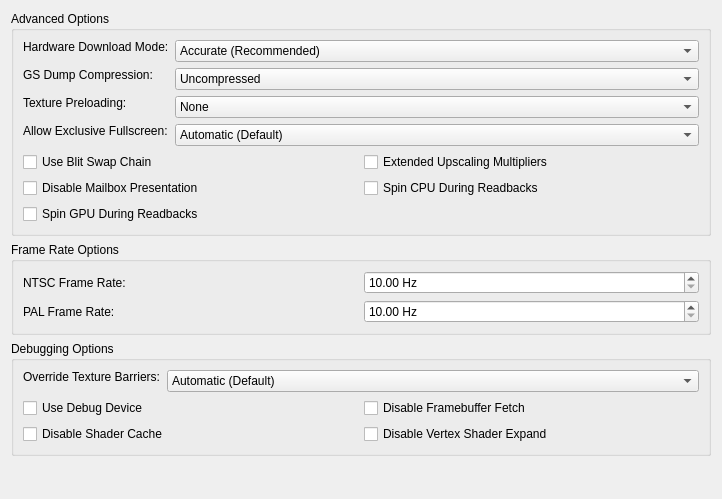
         <widget class="QWidget" name="advancedScrollAreaWidgetContents">
          <property name="geometry">
           <rect>
            <x>0</x>
            <y>0</y>
            <width>722</width>
            <height>499</height>
           </rect>
          </property>
          <property name="sizePolicy">
           <sizepolicy hsizetype="Preferred" vsizetype="Preferred">
            <horstretch>0</horstretch>
            <verstretch>0</verstretch>
           </sizepolicy>
          </property>
          <property name="minimumSize">
           <size>
            <width>0</width>
            <height>499</height>
           </size>
          </property>
          <layout class="QVBoxLayout" name="verticalLayout_2">
           <item>
            <widget class="QGroupBox" name="advancedOptions">
             <property name="sizePolicy">
              <sizepolicy hsizetype="Preferred" vsizetype="Fixed">
               <horstretch>0</horstretch>
               <verstretch>0</verstretch>
              </sizepolicy>
             </property>
             <property name="title">
              <string>Advanced Options</string>
             </property>
             <layout class="QFormLayout" name="advancedOptionsFormLayout">
              <item row="0" column="0">
               <widget class="QLabel" name="hwDownloadModeLabel">
                <property name="sizePolicy">
                 <sizepolicy hsizetype="Preferred" vsizetype="Fixed">
                  <horstretch>0</horstretch>
                  <verstretch>0</verstretch>
                 </sizepolicy>
                </property>
                <property name="text">
                 <string>Hardware Download Mode:</string>
                </property>
               </widget>
              </item>
              <item row="0" column="1">
               <widget class="QComboBox" name="gsDownloadMode">
                <item>
                 <property name="text">
                  <string>Accurate (Recommended)</string>
                 </property>
                </item>
                <item>
                 <property name="text">
                  <string>Disable Readbacks (Synchronize GS Thread)</string>
                 </property>
                </item>
                <item>
                 <property name="text">
                  <string>Unsynchronized (Non-Deterministic)</string>
                 </property>
                </item>
                <item>
                 <property name="text">
                  <string>Disabled (Ignore Transfers)</string>
                 </property>
                </item>
               </widget>
              </item>
              <item row="1" column="0">
               <widget class="QLabel" name="gsDumpCompressionLabel">
                <property name="sizePolicy">
                 <sizepolicy hsizetype="Preferred" vsizetype="Fixed">
                  <horstretch>0</horstretch>
                  <verstretch>0</verstretch>
                 </sizepolicy>
                </property>
                <property name="text">
                 <string>GS Dump Compression:</string>
                </property>
               </widget>
              </item>
              <item row="1" column="1">
               <widget class="QComboBox" name="gsDumpCompression">
                <item>
                 <property name="text">
                  <string>Uncompressed</string>
                 </property>
                </item>
                <item>
                 <property name="text">
                  <string>LZMA (xz)</string>
                 </property>
                </item>
                <item>
                 <property name="text">
                  <string>Zstandard (zst)</string>
                 </property>
                </item>
               </widget>
              </item>
              <item row="10" column="0" colspan="2">
               <layout class="QGridLayout" name="advancedLayout">
                <item row="1" column="1">
                 <widget class="QCheckBox" name="extendedUpscales">
                  <property name="text">
                   <string>Extended Upscaling Multipliers</string>
                  </property>
                 </widget>
                </item>
                <item row="2" column="0">
                 <widget class="QCheckBox" name="disableMailboxPresentation">
                  <property name="text">
                   <string extracomment="Mailbox Presentation: a type of graphics-rendering technique that has not been exposed to the public that often, so chances are you will need to keep the word mailbox in English. It does not have anything to do with postal mailboxes or email inboxes/outboxes.">Disable Mailbox Presentation</string>
                  </property>
                 </widget>
                </item>
                <item row="1" column="0">
                 <widget class="QCheckBox" name="useBlitSwapChain">
                  <property name="text">
                   <string extracomment="Blit = a data operation. You might want to write it as-is, but fully uppercased. More information: https://en.wikipedia.org/wiki/Bit_blit \nSwap chain: see Microsoft's Terminology Portal.">Use Blit Swap Chain</string>
                  </property>
                 </widget>
                </item>
                <item row="2" column="1">
                 <widget class="QCheckBox" name="spinCPUDuringReadbacks">
                  <property name="text">
                   <string>Spin CPU During Readbacks</string>
                  </property>
                 </widget>
                </item>
                <item row="3" column="0">
                 <widget class="QCheckBox" name="spinGPUDuringReadbacks">
                  <property name="text">
                   <string>Spin GPU During Readbacks</string>
                  </property>
                 </widget>
                </item>
               </layout>
              </item>
              <item row="6" column="0">
               <widget class="QLabel" name="exclussiveFSLabel">
                <property name="sizePolicy">
                 <sizepolicy hsizetype="Preferred" vsizetype="Fixed">
                  <horstretch>0</horstretch>
                  <verstretch>0</verstretch>
                 </sizepolicy>
                </property>
                <property name="text">
                 <string>Allow Exclusive Fullscreen:</string>
                </property>
               </widget>
              </item>
              <item row="6" column="1">
               <widget class="QComboBox" name="exclusiveFullscreenControl">
                <item>
                 <property name="text">
                  <string>Automatic (Default)</string>
                 </property>
                </item>
                <item>
                 <property name="text">
                  <string>Disallowed</string>
                 </property>
                </item>
                <item>
                 <property name="text">
                  <string>Allowed</string>
                 </property>
                </item>
               </widget>
              </item>
              <item row="5" column="1">
               <widget class="QComboBox" name="texturePreloading">
                <item>
                 <property name="text">
                  <string>None</string>
                 </property>
                </item>
                <item>
                 <property name="text">
                  <string>Partial</string>
                 </property>
                </item>
                <item>
                 <property name="text">
                  <string>Full (Hash Cache)</string>
                 </property>
                </item>
               </widget>
              </item>
              <item row="5" column="0">
               <widget class="QLabel" name="label">
                <property name="sizePolicy">
                 <sizepolicy hsizetype="Preferred" vsizetype="Fixed">
                  <horstretch>0</horstretch>
                  <verstretch>0</verstretch>
                 </sizepolicy>
                </property>
                <property name="text">
                 <string>Texture Preloading:</string>
                </property>
               </widget>
              </item>
             </layout>
            </widget>
           </item>
           <item>
            <widget class="QGroupBox" name="frameRateOptions">
             <property name="title">
              <string>Frame Rate Options</string>
             </property>
             <layout class="QGridLayout" name="frameRateOptionsFormLayout">
              <item row="0" column="0">
               <widget class="QLabel" name="ntscLabel">
                <property name="text">
                 <string>NTSC Frame Rate:</string>
                </property>
               </widget>
              </item>
              <item row="0" column="1">
               <widget class="QDoubleSpinBox" name="ntscFrameRate">
                <property name="suffix">
                 <string extracomment="Hz=Hertz, as in the measuring unit. Shown after the corresponding number. Those languages who'd need to remove the space or do something in between should do so."> Hz</string>
                </property>
                <property name="minimum">
                 <double>10.000000000000000</double>
                </property>
                <property name="maximum">
                 <double>300.000000000000000</double>
                </property>
                <property name="singleStep">
                 <double>0.010000000000000</double>
                </property>
               </widget>
              </item>
              <item row="1" column="0">
               <widget class="QLabel" name="palLabel">
                <property name="text">
                 <string>PAL Frame Rate:</string>
                </property>
               </widget>
              </item>
              <item row="1" column="1">
               <widget class="QDoubleSpinBox" name="palFrameRate">
                <property name="suffix">
                 <string> Hz</string>
                </property>
                <property name="minimum">
                 <double>10.000000000000000</double>
                </property>
                <property name="maximum">
                 <double>300.000000000000000</double>
                </property>
                <property name="singleStep">
                 <double>0.010000000000000</double>
                </property>
               </widget>
              </item>
             </layout>
            </widget>
           </item>
           <item>
            <widget class="QGroupBox" name="debuggingOptions">
             <property name="sizePolicy">
              <sizepolicy hsizetype="Preferred" vsizetype="Fixed">
               <horstretch>0</horstretch>
               <verstretch>0</verstretch>
              </sizepolicy>
             </property>
             <property name="title">
              <string>Debugging Options</string>
             </property>
             <layout class="QFormLayout" name="debuggingOptionsFormLayout">
              <item row="0" column="0">
               <widget class="QLabel" name="barriersLabel">
                <property name="sizePolicy">
                 <sizepolicy hsizetype="Preferred" vsizetype="Fixed">
                  <horstretch>0</horstretch>
                  <verstretch>0</verstretch>
                 </sizepolicy>
                </property>
                <property name="text">
                 <string>Override Texture Barriers:</string>
                </property>
               </widget>
              </item>
              <item row="0" column="1">
               <widget class="QComboBox" name="overrideTextureBarriers">
                <item>
                 <property name="text">
                  <string>Automatic (Default)</string>
                 </property>
                </item>
                <item>
                 <property name="text">
                  <string>Force Disabled</string>
                 </property>
                </item>
                <item>
                 <property name="text">
                  <string>Force Enabled</string>
                 </property>
                </item>
               </widget>
              </item>
              <item row="2" column="0" colspan="2">
               <layout class="QGridLayout" name="debuggingOptionsLayout">
                <item row="0" column="1">
                 <widget class="QCheckBox" name="disableFramebufferFetch">
                  <property name="text">
                   <string>Disable Framebuffer Fetch</string>
                  </property>
                 </widget>
                </item>
                <item row="1" column="0">
                 <widget class="QCheckBox" name="disableShaderCache">
                  <property name="text">
                   <string>Disable Shader Cache</string>
                  </property>
                 </widget>
                </item>
                <item row="1" column="1">
                 <widget class="QCheckBox" name="disableVertexShaderExpand">
                  <property name="text">
                   <string>Disable Vertex Shader Expand</string>
                  </property>
                 </widget>
                </item>
                <item row="0" column="0">
                 <widget class="QCheckBox" name="useDebugDevice">
                  <property name="text">
                   <string>Use Debug Device</string>
                  </property>
                 </widget>
                </item>
               </layout>
              </item>
             </layout>
            </widget>
           </item>
           <item>
            <spacer name="verticalSpacer">
             <property name="orientation">
              <enum>Qt::Vertical</enum>
             </property>
             <property name="sizeHint" stdset="0">
              <size>
               <width>20</width>
               <height>40</height>
              </size>
             </property>
            </spacer>
           </item>
          </layout>
         </widget>
